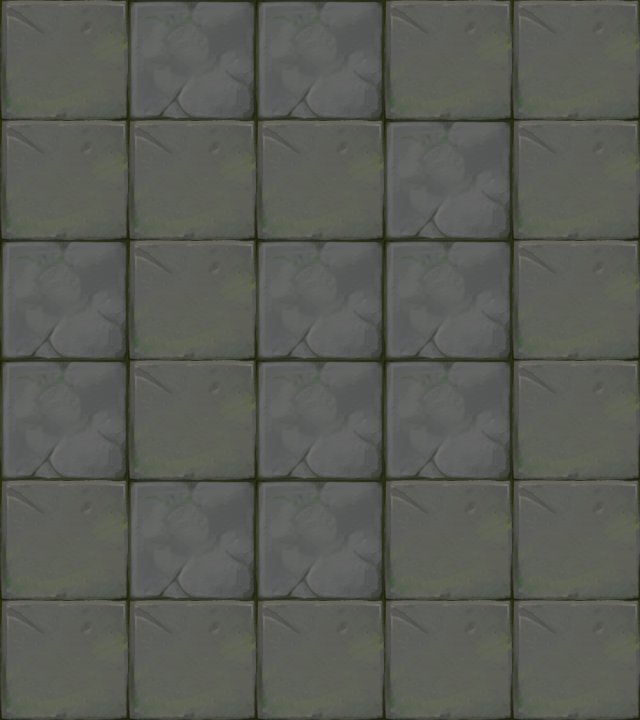

Below is a game level as drawn by its tile map, then a one-line description and the .tmx that defines it (tile-layer data replaced by summaries):
An orthogonal 5x6 tile map with 128x120 px tiles, 1 tile layer (块层 1).

<map version="1.0" orientation="orthogonal" width="5" height="6" tilewidth="128" tileheight="120">
 <tileset firstgid="1" name="map009" tilewidth="128" tileheight="120">
  <image source="map009.png" width="256" height="120" />
 </tileset>
 <layer name="块层 1" width="5" height="6">
  <data>[30 cells, 30 non-empty, 2 distinct tile ids]</data>
 </layer>
</map>
